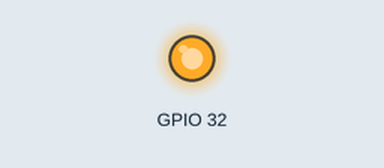
Recording of a sketch running on a simulated ESP32. On the bench: output pins drawn as LEDs (lit = HIGH). WiFi joins after 1.5 s; servers stay silent unless stated; what the sketch prints to the serial monitor is not drawn.

Above: at 0.1 s.
At 1.1 s:
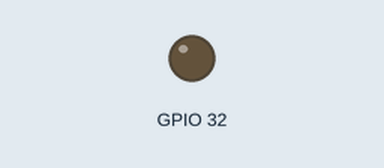
Timing chart, 0 to 2.6 s (numbered marks = the images above):
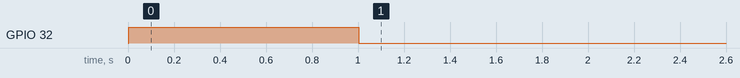

The sketch:

wifiConnect.ino
```cpp
#include "WiFi.h"

const char* ssid = "AyanAcharyaWifi";
const char* password =  "AyanWifi";

void blinkConnect();

void setup() {
  pinMode(32, OUTPUT);
  Serial.begin(115200);

  WiFi.begin(ssid, password);

  while (WiFi.status() != WL_CONNECTED) {
    Serial.print("Wifi status ");
    Serial.println(WiFi.status());
    digitalWrite(32, HIGH);
    delay(1000);
    digitalWrite(32, LOW);
    delay(1000);
  }

  Serial.println("Connected to the WiFi network");
}

void loop() {}
```
